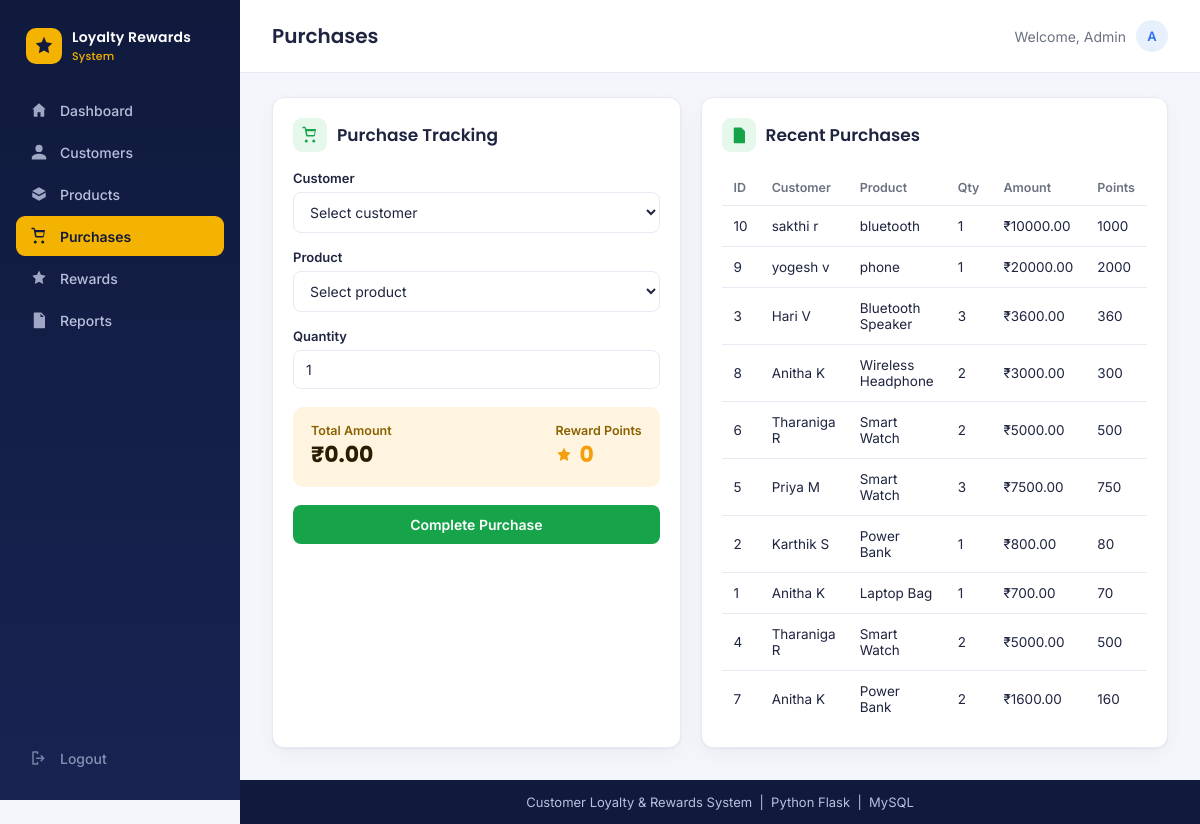
The app's page /purchases with its own data.
### tables this page shows
CREATE TABLE purchases (
    purchase_id INTEGER PRIMARY KEY AUTOINCREMENT,
    customer_id INTEGER NOT NULL,
    product_id INTEGER,
    quantity INTEGER NOT NULL DEFAULT 1,
    purchase_amount REAL NOT NULL,
    purchase_date DATETIME DEFAULT (datetime('now')),
    store_location TEXT,
    points_earned INTEGER NOT NULL DEFAULT 0,
    FOREIGN KEY (customer_id) REFERENCES customers(customer_id) ON DELETE CASCADE,
    FOREIGN KEY (product_id) REFERENCES products(product_id)
);

CREATE TABLE customers (
    customer_id INTEGER PRIMARY KEY AUTOINCREMENT,
    first_name TEXT NOT NULL,
    last_name TEXT NOT NULL DEFAULT '',
    email TEXT NOT NULL UNIQUE,
    phone TEXT,
    address TEXT,
    registration_date DATETIME DEFAULT (datetime('now')),
    lifetime_points INTEGER NOT NULL DEFAULT 0,
    membership_tier TEXT NOT NULL DEFAULT 'Bronze',
    is_active INTEGER NOT NULL DEFAULT 1
);

CREATE TABLE products (
    product_id INTEGER PRIMARY KEY AUTOINCREMENT,
    product_name TEXT NOT NULL,
    price REAL NOT NULL,
    is_active INTEGER NOT NULL DEFAULT 1,
    created_at DATETIME DEFAULT (datetime('now'))
);

### app.py (the view, shortened to what this page needs)
@app.route("/purchases", methods=["GET", "POST"])
def purchases():
    customers_list = customer_mod.list_customers()
    products_list = product_mod.list_products()
    recent = purchase_mod.get_purchase_history(limit=15)
    return render_template(
        "purchases.html",
        active="purchases",
        customers=customers_list,
        products=products_list,
        recent_purchases=recent,
    )

### customer.py (called while the page is built)
def list_customers(active_only=True):
    query = "SELECT * FROM customers"
    if active_only:
        query += " WHERE is_active = 1"
    query += " ORDER BY customer_id"
    return run_query(query, fetch=True)

### database.py (called while the page is built, shortened)
def get_connection():
    if USE_SQLITE:
        db_path = os.path.join(os.path.dirname(__file__), "loyalty.db")
        conn = sqlite3.connect(db_path, detect_types=sqlite3.PARSE_DECLTYPES)
        conn.row_factory = sqlite3.Row
        return conn

def run_query(query: str, params=None, fetch: bool = False, many: bool = False, commit: bool = False) -> Any:
    conn = get_connection()
    try:
        if USE_SQLITE:
            cursor = conn.cursor()
            q = query.replace("%s", "?")
            cursor.execute(q, params or ())
            result = None
            if fetch:
                if many:
                    row = cursor.fetchone()
                    result = dict(row) if row else None
                else:
                    rows = cursor.fetchall()
                    result = [dict(r) for r in rows]
            if commit:
                conn.commit()
                result = cursor.lastrowid
            return result
    finally:
        conn.close()

### product.py (called while the page is built)
def list_products(active_only=True):
    query = "SELECT * FROM products"
    if active_only:
        query += " WHERE is_active = 1"
    query += " ORDER BY product_id"
    return run_query(query, fetch=True)

### purchase.py (called while the page is built)
def get_purchase_history(customer_id=None, limit=None):
    query = """SELECT p.*, c.first_name, c.last_name, pr.product_name
               FROM purchases p
               JOIN customers c ON c.customer_id = p.customer_id
               LEFT JOIN products pr ON pr.product_id = p.product_id"""
    params = ()
    if customer_id:
        query += " WHERE p.customer_id = %s"
        params = (customer_id,)
    query += " ORDER BY p.purchase_date DESC"
    if limit:
        query += f" LIMIT {int(limit)}"
    return run_query(query, params, fetch=True)

### templates/purchases.html (shortened to what this page needs)
{% extends "base.html" %}
{% block page_title %}Purchases{% endblock %}
{% block content %}
<div class="grid grid-2">
  <div class="card">
    <div class="section-title">
      <span class="icon icon-green"><svg viewBox="0 0 24 24" width="18" height="18"><path fill="currentColor" d="M7 4h13l-1.5 8.5a2 2 0 0 1-2 1.5H8.6a2 2 0 0 1-2-1.6L5 3H2V1h4l.3 2H7zm.7 3l1 5h8.7l.9-5H7.7zM7 18a2 2 0 1 0 0 4 2 2 0 0 0 0-4zm10 0a2 2 0 1 0 0 4 2 2 0 0 0 0-4z"/></svg></span>
      <h2>Purchase Tracking</h2>
    </div>
    <form method="post" id="purchaseForm">
      <div class="field">
        <label for="customer_id">Customer</label>
        <select id="customer_id" name="customer_id" required>
          <option value="" disabled selected>Select customer</option>
        </select>
      </div>
      <div class="field">
        <label for="product_id">Product</label>
        <select id="product_id" name="product_id" required>
          <option value="" disabled selected>Select product</option>
        </select>
      </div>
      <div class="field">
        <label for="quantity">Quantity</label>
        <input type="number" id="quantity" name="quantity" min="1" value="1" placeholder="Enter quantity" required>
      </div>
      <div class="total-box">
        <div>
          <div class="label">Total Amount</div>
          <div class="value" id="totalAmount">{{ currency }}0.00</div>
        </div>
        <div>
          <div class="label">Reward Points</div>
          <div class="value points-value" id="totalPoints">
            <svg viewBox="0 0 24 24" width="18" height="18"><path fill="currentColor" d="M12 2l2.6 5.8L21 9l-4.5 4.4L17.6 20 12 16.9 6.4 20l1.1-6.6L3 9l6.4-1.2L12 2z"/></svg>
            0
          </div>
        </div>
      </div>
      <button type="submit" class="btn btn-green btn-block">Complete Purchase</button>
    </form>
  </div>
  <div class="card">
    <div class="section-title">
      <span class="icon icon-green"><svg viewBox="0 0 24 24" width="18" height="18"><path fill="currentColor" d="M6 2h9l5 5v15a1 1 0 0 1-1 1H6a1 1 0 0 1-1-1V3a1 1 0 0 1 1-1z"/></svg></span>
      <h2>Recent Purchases</h2>
    </div>
    {% if recent_purchases %}
    <div class="table-wrap">
      <table>
        <thead>
          <tr><th>ID</th><th>Customer</th><th>Product</th><th>Qty</th><th>Amount</th><th>Points</th></tr>
        </thead>
        <tbody>
          {% for p in recent_purchases %}
          <tr>
            <td>{{ p.purchase_id }}</td>
            <td>{{ p.first_name }} {{ p.last_name }}</td>
            <td>{{ p.product_name or '—' }}</td>
            <td>{{ p.quantity }}</td>
            <td>{{ currency }}{{ '%.2f'|format(p.purchase_amount) }}</td>
            <td>{{ p.points_earned }}</td>
          </tr>
          {% endfor %}
        </tbody>
      </table>
    </div>
    {% else %}
    <div class="empty-state">No purchases recorded yet.</div>
    {% endif %}
  </div>
</div>
{% endblock %}

### static/css/style.css (style rules this page uses)
:root { --navy: #101a3d; --navy-light: #182352; --gold: #f5b301; --bg: #f4f6fb; --white: #ffffff; --border: #e7eaf2; --text: #1f2540; --text-muted: #6b7280; --blue: #2f6fed; --blue-bg: #e8f0fe; --green: #16a34a; --green-bg: #e6f7ec; --amber: #f59e0b; --amber-bg: #fff4e0; --purple: #7c3aed; --purple-bg: #f2eaff; --red: #dc2626; --red-bg: #fdecec; --radius: 12px; --shadow: 0 1px 2px rgba(16, 26, 61, 0.06), 0 8px 24px rgba(16, 26, 61, 0.04); }
* { box-sizing: border-box; }
body { margin: 0; font-family: 'Inter', -apple-system, sans-serif; background: var(--bg); color: var(--text); }
h1, h2, h3, .brand-text { font-family: 'Poppins', 'Inter', sans-serif; }
.grid { display: grid; gap: 20px; }
.grid-2 { grid-template-columns: 1.4fr 1fr; }
.card { background: var(--white); border: 1px solid var(--border); border-radius: var(--radius); box-shadow: var(--shadow); padding: 20px; }
.card h2, .card h3 { margin: 0 0 16px; font-size: 16px; font-weight: 600; }
.section-title { display: flex; align-items: center; gap: 10px; margin-bottom: 18px; }
.section-title .icon { width: 34px; height: 34px; border-radius: 9px; display: flex; align-items: center; justify-content: center; flex-shrink: 0; }
.section-title h2 { margin: 0; font-size: 17px; }
.icon-green { background: var(--green-bg); color: var(--green); }
.field { margin-bottom: 16px; }
.field label { display: block; font-size: 13px; font-weight: 600; color: var(--text); margin-bottom: 6px; }
.field input, .field select, .field textarea { width: 100%; padding: 10px 12px; border: 1px solid var(--border); border-radius: 8px; font-size: 14px; font-family: inherit; color: var(--text); background: var(--white); }
.btn { display: inline-flex; align-items: center; justify-content: center; gap: 8px; padding: 11px 20px; border-radius: 8px; border: none; font-size: 14px; font-weight: 600; cursor: pointer; font-family: inherit; }
.btn-block { width: 100%; }
.btn-green { background: var(--green); color: #fff; }
.total-box { display: flex; justify-content: space-between; align-items: center; background: var(--amber-bg); border-radius: 10px; padding: 16px 18px; margin: 18px 0; }
.total-box .label { font-size: 12.5px; color: #8a6100; font-weight: 600; }
.total-box .value { font-size: 22px; font-weight: 700; font-family: 'Poppins', sans-serif; color: #2a1c00; }
.total-box .points-value { color: var(--amber); display: flex; align-items: center; gap: 6px; }
table { width: 100%; border-collapse: collapse; font-size: 13.5px; }
thead th { text-align: left; color: var(--text-muted); font-weight: 600; font-size: 12.5px; padding: 10px 12px; border-bottom: 1px solid var(--border); }
tbody td { padding: 12px; border-bottom: 1px solid var(--border); color: var(--text); }
tbody tr:last-child td { border-bottom: none; }
.table-wrap { overflow-x: auto; }

### records on screen
purchases: purchase_id "10", first_name "sakthi", last_name "r", product_name "bluetooth", quantity "1", currency "₹", purchase_amount "10000.00", points_earned "1000"
purchases: purchase_id "9", first_name "yogesh", last_name "v", product_name "phone", quantity "1", currency "₹", purchase_amount "20000.00", points_earned "2000"
purchases: purchase_id "3", first_name "Hari", last_name "V", product_name "Bluetooth Speaker", quantity "3", currency "₹", purchase_amount "3600.00", points_earned "360"
purchases: purchase_id "8", first_name "Anitha", last_name "K", product_name "Wireless Headphone", quantity "2", currency "₹", purchase_amount "3000.00", points_earned "300"
purchases: purchase_id "6", first_name "Tharaniga", last_name "R", product_name "Smart Watch", quantity "2", currency "₹", purchase_amount "5000.00", points_earned "500"
purchases: purchase_id "5", first_name "Priya", last_name "M", product_name "Smart Watch", quantity "3", currency "₹", purchase_amount "7500.00", points_earned "750"
purchases: purchase_id "2", first_name "Karthik", last_name "S", product_name "Power Bank", quantity "1", currency "₹", purchase_amount "800.00", points_earned "80"
purchases: purchase_id "1", first_name "Anitha", last_name "K", product_name "Laptop Bag", quantity "1", currency "₹", purchase_amount "700.00", points_earned "70"
purchases: purchase_id "4", first_name "Tharaniga", last_name "R", product_name "Smart Watch", quantity "2", currency "₹", purchase_amount "5000.00", points_earned "500"
purchases: purchase_id "7", first_name "Anitha", last_name "K", product_name "Power Bank", quantity "2", currency "₹", purchase_amount "1600.00", points_earned "160"

### other values on screen
{{ currency }} "₹"
